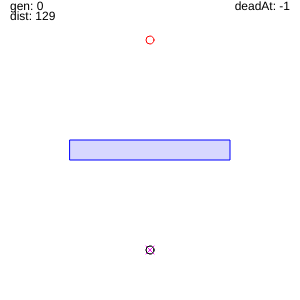
Frame 1 (no input)
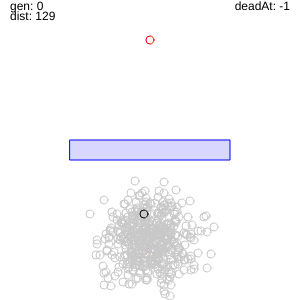
Frame 60 (no input)
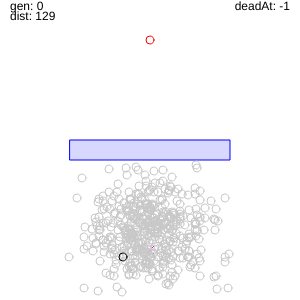
Frame 120 (the mouse pressed at the canvas centre since frame 60)

The p5.js sketch that drew these frames (run headless with seeded random() and noise() and a simulated clock; from frame 60 on, the mouse is pressed at the canvas centre):

// p5.js sketch
// ── sketch.js
const N_POP = 1500;
const M_RATE = 0.015;

const DIAMETER = 8;

var start = {x: 150, y: 250};
var target = {x: 150, y: 40};
var obstacles = [
    /*
    new Obstacle(0, 90, 170, 20),
    new Obstacle(130, 180, 170, 20)
    */
   new Obstacle(70, 140, 160, 20)
];
/*
for(let i = 0; i < 2; i++) {
    obstacles.pop();
}
obstacles.push(new Obstacle(90, 0, 20, 300));
obstacles.push(new Obstacle(190, 0, 20, 300));
for(let i = 40; i < 230; i += 75) {
    obstacles.push(new Obstacle(110, i, 40, 5));
    obstacles.push(new Obstacle(150, i + 35, 40, 5));
}
*/
var bestElement;

var i = 0;
var endOfShow;
var canDraw = false;

function setup() {
    createCanvas(WINDOW_WIDTH, WINDOW_HEIGHT);
    myPop = new Population(N_POP, start, target);
    myPop.calculateFitness(obstacles);
    bestElement = myPop.elements[0];
    
}

function draw() {
    background(255);

    // while not reaching target,
    // show animation every 50 generations
    if(myPop.nGen % 50 === 0) {
        canDraw = true;
    } else {
        canDraw = false;
    }

    // DRAW OBSTACLES
    stroke(0, 0, 255);
    fill(0, 0, 255, 40);
    obstacles.forEach(function(ob) {
        rect(ob.x, ob.y, ob.w, ob.h);
    });

    // DRAW ORIGIN
    noFill();
    stroke(255,0,255);
    line(start.x - 4, start.y - 4, start.x + 4, start.y + 4);
    line(start.x - 4, start.y + 4, start.x + 4, start.y - 4);

    // DRAW TARGET
    stroke(255, 0, 0);
    ellipse(target.x, target.y, DIAMETER);

    // DRAW ELEMENTS
    noFill();
    if(bestElement.deadAt === -1) {
        endOfShow = bestElement.path.length;
    } else {
        endOfShow = bestElement.deadAt;
    }
    if(i < endOfShow && canDraw) {
        // draw others
        for(let k = 1; k < myPop.elements.length; k++) {
            stroke(200);
            if(myPop.elements[k].deadAt > i) {
                ellipse(myPop.elements[k].path[i][0], myPop.elements[k].path[i][1], DIAMETER);
            }
        }
        // draw best
        stroke(0);
        ellipse(bestElement.path[i][0], bestElement.path[i][1], DIAMETER);
        i++;
    } else {
        i = 0;
        // if(bestElement.fitness < 1) {
        // if(myPop.nGen < 100) {
            var matingPool = myPop.doSelection(false);
            myPop.evolve(matingPool);
            myPop.applyMutations(M_RATE);
            myPop.calculateFitness(obstacles);
            bestElement = myPop.elements[0];
        // }
    }

    // SHOW STATS
    noStroke();
    fill(0);
    textAlign(LEFT);
    text("gen: " + myPop.nGen, 10, 10);
    text("dist: " + Math.floor(1 / bestElement.fitness), 10, 20);
    if(bestElement.fitness === 1) {
        fill(0, 255, 0);
        text("TARGET REACHED!", 10, 30);
    }
    textAlign(RIGHT);
    text("deadAt: " + bestElement.deadAt, 290, 10);
}
// ── DNA.js
const LIFE_DURATION = 2000;
const WINDOW_WIDTH = 300;
const WINDOW_HEIGHT = 300;

class DNA {
    constructor(startX, startY, targetX, targetY, cromosomes) {
        this.startX = startX;
        this.startY = startY;
        this.targetX = targetX;
        this.targetY = targetY;
        this.deadAt = -1;
        if(cromosomes == undefined) {
            this.cromosomes = DNA.generateCode();
        } else {
            this.cromosomes = cromosomes;
        }
    }

    buildPath() {
        var path = [[this.startX, this.startY]];
        for(let i = 0; i < this.cromosomes.length; i++) {
            let moveX, moveY;
            let p = Math.floor(Math.random() * 5 + 1);  // p è il passo
            switch(this.cromosomes[i]) {
                case 0:
                    moveX = -p;
                    moveY = -p;
                    break;
                case 1:
                    moveX = 0;
                    moveY = -p;
                    break;
                case 2:
                    moveX = p;
                    moveY = -p;
                    break;
                case 3:
                    moveX = p;
                    moveY = 0;
                    break;
                case 4:
                    moveX = p;
                    moveY = p;
                    break;
                case 5:
                    moveX = 0;
                    moveY = p;
                    break;
                case 6:
                    moveX = -p;
                    moveY = p;
                    break;
                case 7:
                    moveX = -p;
                    moveY = 0;
                    break;
            }
            let newX = path[path.length - 1][0] + moveX;
            let newY = path[path.length - 1][1] + moveY;
            path.push([newX, newY]);
        }

        this.endX = path[path.length - 1][0];
        this.endY = path[path.length - 1][1];
        this.path = path;
        return path;
    }

    calcFit(obstacles) {
        var outOfBounds = false;
        var targetReached = false;
        var touchedObst = false;
        var i = 0;
        var minDist = Infinity;
        while(i < this.path.length && !outOfBounds && !targetReached && !touchedObst) {
            if(this.path[i][0] < 0 || this.path[i][0] > WINDOW_WIDTH
                || this.path[i][1] < 0 || this.path[i][1] > WINDOW_HEIGHT) {
                    outOfBounds = true;
            }
            if(Math.abs(this.path[i][0] - this.targetX) <= DIAMETER / 2 &&
                Math.abs(this.path[i][1] - this.targetY) <= DIAMETER / 2) {
                targetReached = true;
                this.deadAt = i;
            }
            for(let k = 0; k < obstacles.length; k++) {
                let ob = obstacles[k];
                if(this.path[i][0] + DIAMETER / 2 >= ob.x && this.path[i][0] - DIAMETER / 2 <= ob.x + ob.w
                    && this.path[i][1] + DIAMETER / 2 >= ob.y && this.path[i][1] - DIAMETER / 2 <= ob.y + ob.h) {
                        touchedObst = true;
                        this.deadAt = i;
                }
            }

            let pointDist = dist(this.path[i][0], this.path[i][1], this.targetX, this.targetY);
            if(pointDist < minDist) {
                minDist = pointDist;
            }
            i++;
        }
        if(outOfBounds) {
            this.fitness = 1 / minDist * 0.3;
        } else if(targetReached) {
            this.fitness = 1;
        } else if(touchedObst) {
            this.fitness = 1 / minDist * 0.5;
        } else {
            this.fitness = 1 / minDist;
        }
    }

    crossover(other) {
        var code_1 = [];
        var code_2 = [];
        var splitIndex = Math.floor(Math.random() * this.cromosomes.length);
        for(let i = 0; i < this.cromosomes.length; i++) {
            if(i < splitIndex) {
                code_1.push(this.cromosomes[i]);
                code_2.push(other.cromosomes[i]);
            } else {
                code_1.push(other.cromosomes[i]);
                code_2.push(this.cromosomes[i]);
            }
        }

        var child_1 = new DNA(this.startX, this.startY, this.targetX, this.targetY, code_1);
        var child_2 = new DNA(this.startX, this.startY, this.targetX, this.targetY, code_2);
        return [child_1, child_2];
    }

    mutate(mRate) {
        if(Math.random() <= mRate) {
            this.cromosomes = DNA.generateCode();
        }
    }

    static generateCode() {
        let code = [];
        for(let i = 0; i < LIFE_DURATION;i++) {
            /**
             * +---+---+---+
             * | 0 | 1 | 2 |    These are
             * +---+---+---+    possible
             * | 7 | x | 3 |    moves (cannot
             * +---+---+---+    stand on
             * | 6 | 5 | 4 |    same place)
             * +---+---+---+
             */
            code.push(Math.floor(Math.random() * 8));
        }
        return code;
    }
}
// ── Obstacle.js
class Obstacle {
    constructor(x, y, w, h) {
        this.x = x;
        this.y = y;
        this.w = w;
        this.h = h;
    }
}
// ── Population.js
/**
 * ASSIGNMENT 06 - Population.js
 * solved through meta-Heuristic (GA Algorithm)
 * written by Simone Cernuschi - matr. 816225
 * January 2019
 */

class Population {
    constructor(nPop, start, target) {
        var elements = [];
        for(let i = 0; i < nPop; i++) {
            elements.push(new DNA(start.x, start.y, target.x, target.y));
        }
        this.elements = elements;
        this.nGen = 0;
    }

    calculateFitness(obstacles) {
        this.elements.forEach(function(e) {
            e.buildPath();
            e.calcFit(obstacles);
        });
        
        this.elements.sort(function(a,b) {
            if(a.fitness > b.fitness) {
                return -1;
            } else if(a.fitness < b.fitness) {
                return 1;
            } else {
                if(a.deadAt < b.deadAt) {
                    return -1;
                } else if(a.deadAt > b.deadAt) {
                    return 1;
                } else {
                    return 0;
                }
            }
        });
    }

    doSelection(printStats) {
        

        var stats = this.fitnessStatistic();
        this.min = 1/stats[1];
        this.max = 1/stats[2];
        this.mean = 1/stats[3];

        if(printStats) {
            let str = "Max fitness: " + 1 / stats[2] + " - Mean: " + stats[3];
            console.log(str);
        }
        
        // probList contains all the prob ranges for every element
        // to be choosen in the mating pool
        var probList = [[0, true]];
        
        this.elements.forEach(function(el) {
            let m = el.fitness / stats[0];
            el.prob = m;
            if(el.fitness > 0) {
                probList.push([probList[probList.length - 1][0] + m, true]);
            } else {
                probList.push([probList[probList.length - 1][0] + m, false]);
            }
        });

        probList.shift();

        // Build Mating-Pool
        var matingPool = [];
        let i = 0;
        while(i < N_POP / 2) {
            let randomN = Math.random();
            let foundElement = false;
            let j = 0;
            while(!foundElement && j <= probList.length) {
                if(randomN < probList[j][0] && probList[j][1]) {
                    foundElement = true;
                    matingPool.push(this.elements[j]);
                } else {
                    j++;
                }
            }
            i++;
        }

        return matingPool;
    }

    evolve(matingPool) {
        /**
         * best element of previous generation added
         * (elitism of 1 element per population)
         */
        let newElements = [this.elements[0]];

        while(newElements.length <= N_POP - 1) {
            let nRand1 = Math.floor(Math.random() * matingPool.length);
            let nRand2 = Math.floor(Math.random() * matingPool.length);

            let childs = matingPool[nRand1].crossover(matingPool[nRand2]);
            newElements.push(childs[0]);
            newElements.push(childs[1]);
        }

        this.elements = newElements;
        this.nGen++;
    }

    applyMutations(mRate) {
        this.elements.forEach(function(el) {
            el.mutate(mRate);
        });
    }

    /**
     * Return [sum, min, max, mean] fitness
     */
    fitnessStatistic() {
        var min = Infinity;
        var max = 0;
        var sum = 0;
        var mean;

        this.elements.forEach(function(el) {
            sum += el.fitness;
            if(el.fitness < min) {
                min = el.fitness;
            }
            if(el.fitness > max) {
                max = el.fitness;
            }
        });

        mean = sum / this.elements.length;

        return [sum, min, max, mean];
    }

    printElements() {
        this.elements.forEach(function(el) {
            console.log(el.code);
        });
    }
}
